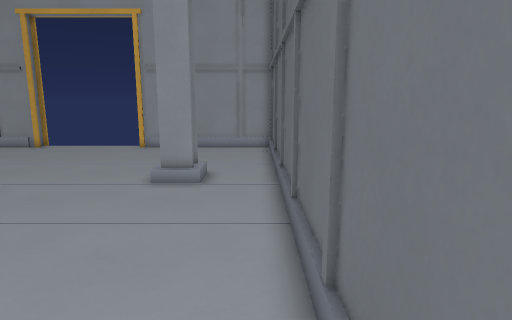
[1] (above)

14 first-person views from a walk through a Godot game level. The camera is 1.5 m above the floor, tilts 10° down and sees 75° across. The floor is counted in squares, 0.5 m on a side. Each view is taken from the middle of a square. On the plan, view 1 faces up. The plan holds only what a view shows up to about 20 squares ahead; the rest is blank.

[2]
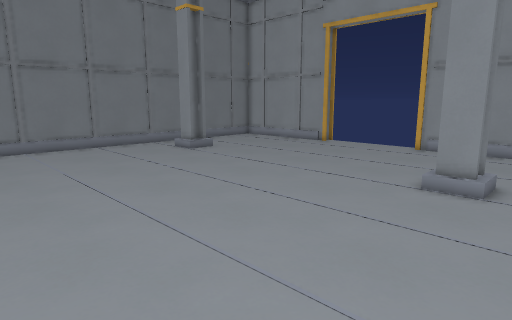

[3]
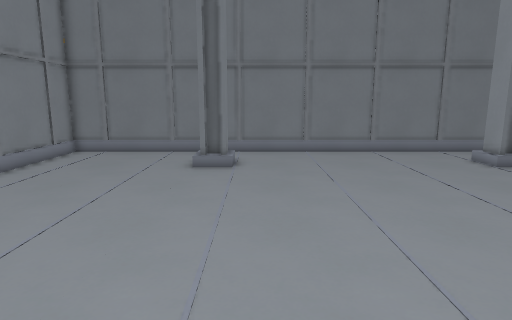

[4]
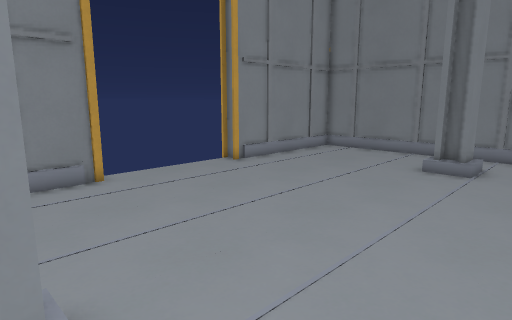

[5]
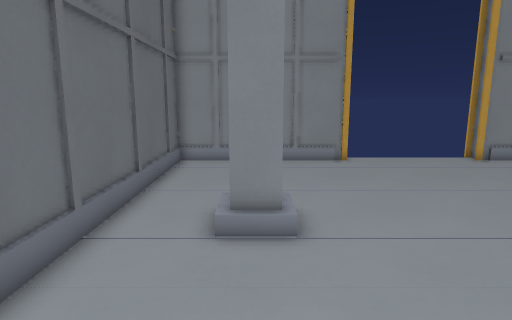

[6]
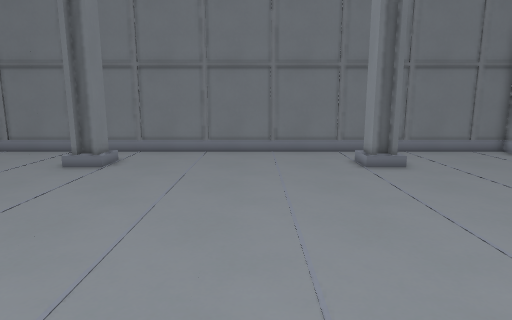

[7]
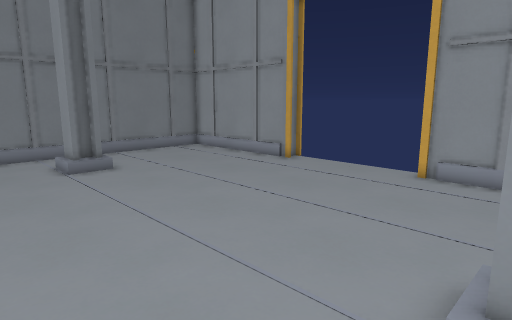

[8]
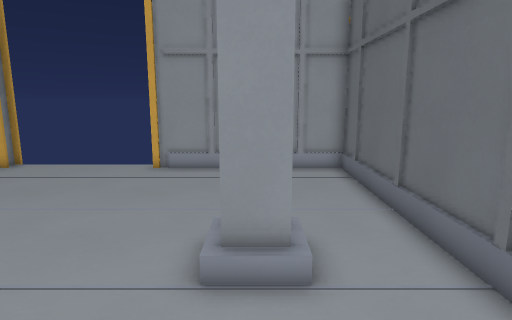

[9]
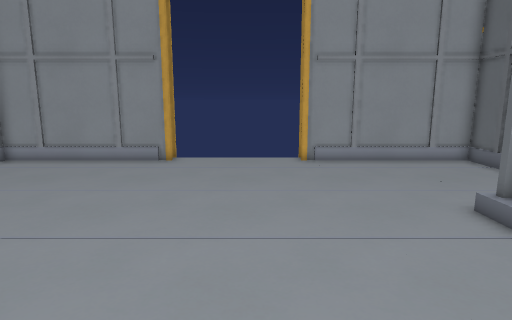

[10]
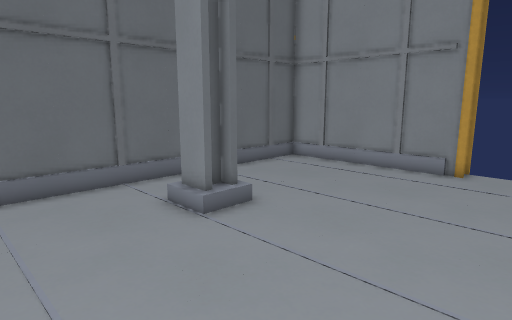

[11]
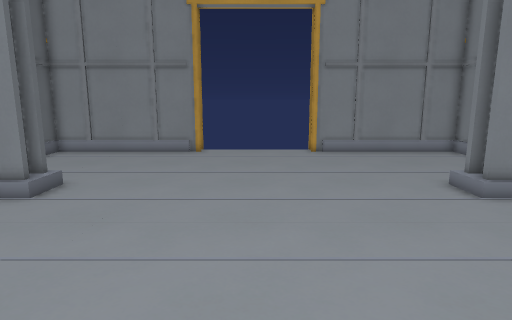

[12]
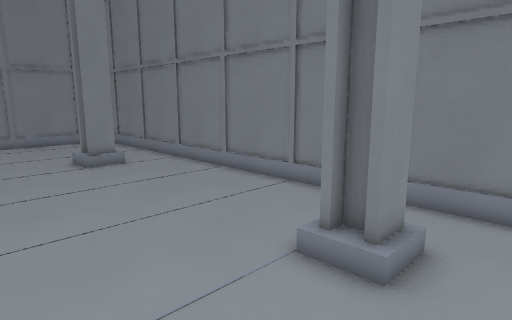

[13]
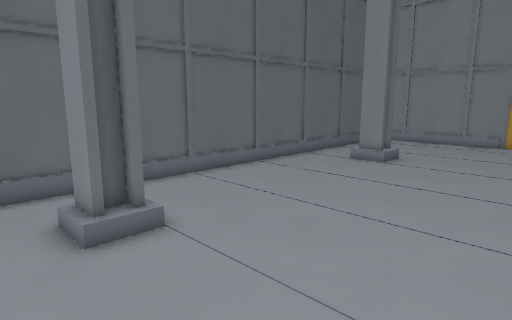

[14]
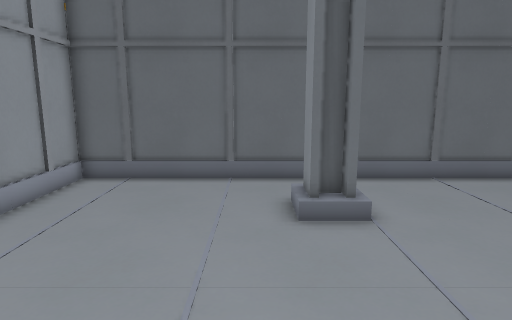

### Floor plan
Key: @ floor where view 1 was taken; # wall or solid block; . floor; P pillar.
Columns run from 23 left of view 1 to 1 right of it. Each row starts with its distance up from view 1.
 23         ##     #
 22 ##########.....##########
 21 #.......................#
 20 #.......................#
 19 #.......................#
 18 #.......................#
 17 #.......................#
 16 #.......................#
 15 #.......................#
 14 #..#P .............#P#..#
 13 #.. P#.............#P#..#
 12 #...P...............P...#
 11 #.......................#
 10 #.......................#
  9 #.......................#
  8 #.......................#
  7 #.......................#
  6 #.......................#
  5 #.......................#
  4 #.......................#
  3 #.......................#
  2 #.......................#
  1 #.......................#
  0 #..#P#.............#P#.@#
 -1 #.. P#.............#P#..#
 -2 #...P...............P...#
 -3 #.......................#
 -4 #.......................#
 -5 #.......................#
 -6 #.......................#
 -7 #.......................#
 -8 #.......................#
 -9 #.......................#
-10 ##########.....##########
-11         ##     #

Where each view was taken, in squares from view 1:
view 1: 0 up, 0 right, facing up
view 2: 0 up, 0 right, facing up-left
view 3: 1 up, 3 left, facing left
view 4: 3 up, 3 left, facing down-left
view 5: 7 up, 3 left, facing down
view 6: 7 up, 3 left, facing left
view 7: 8 up, 3 left, facing up-left
view 8: 7 up, 3 left, facing up
view 9: 5 up, 10 left, facing up
view 10: 5 up, 11 left, facing down-right
view 11: 10 up, 11 left, facing down
view 12: 16 up, 13 left, facing down-left
view 13: 16 up, 11 left, facing down-right
view 14: 15 up, 12 left, facing right
